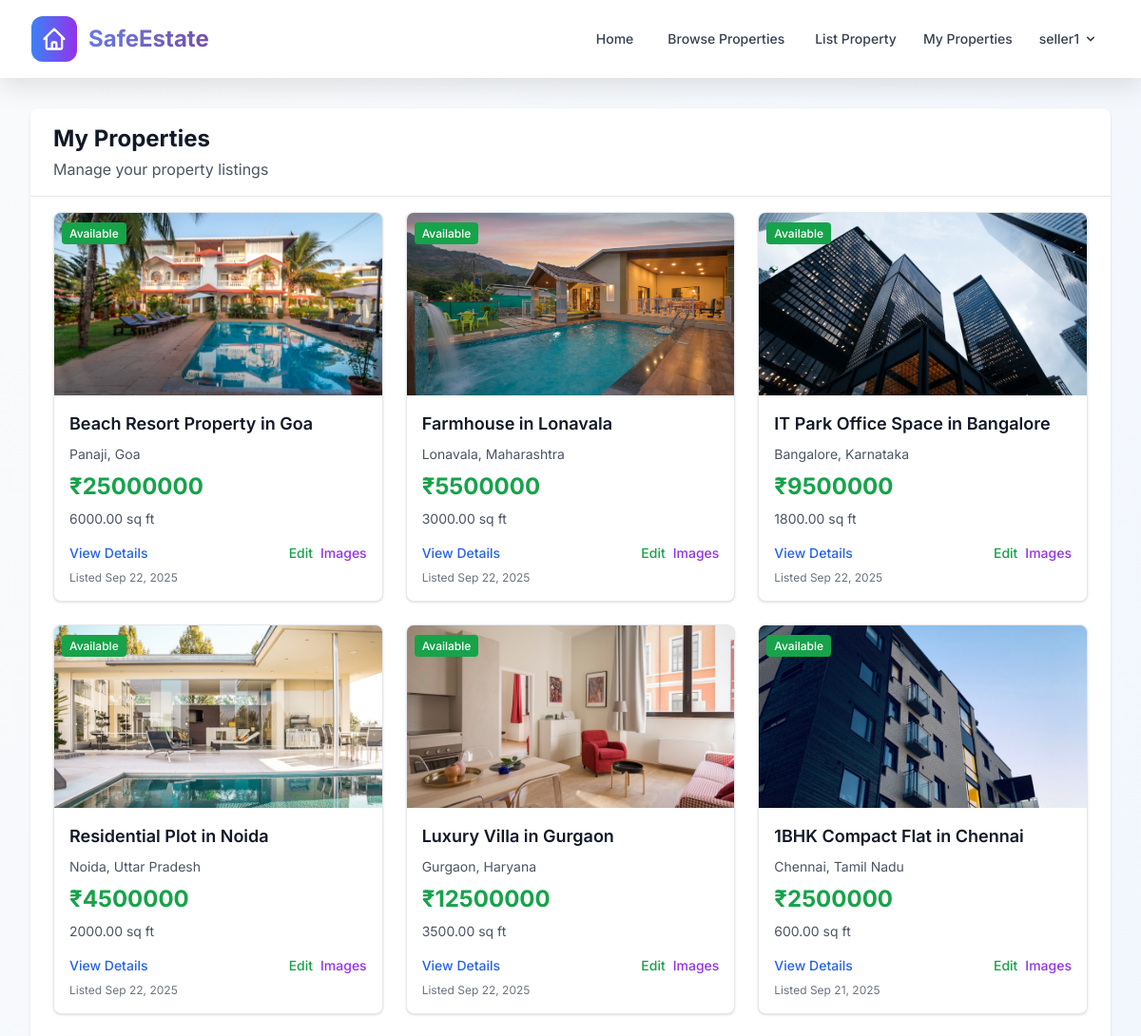
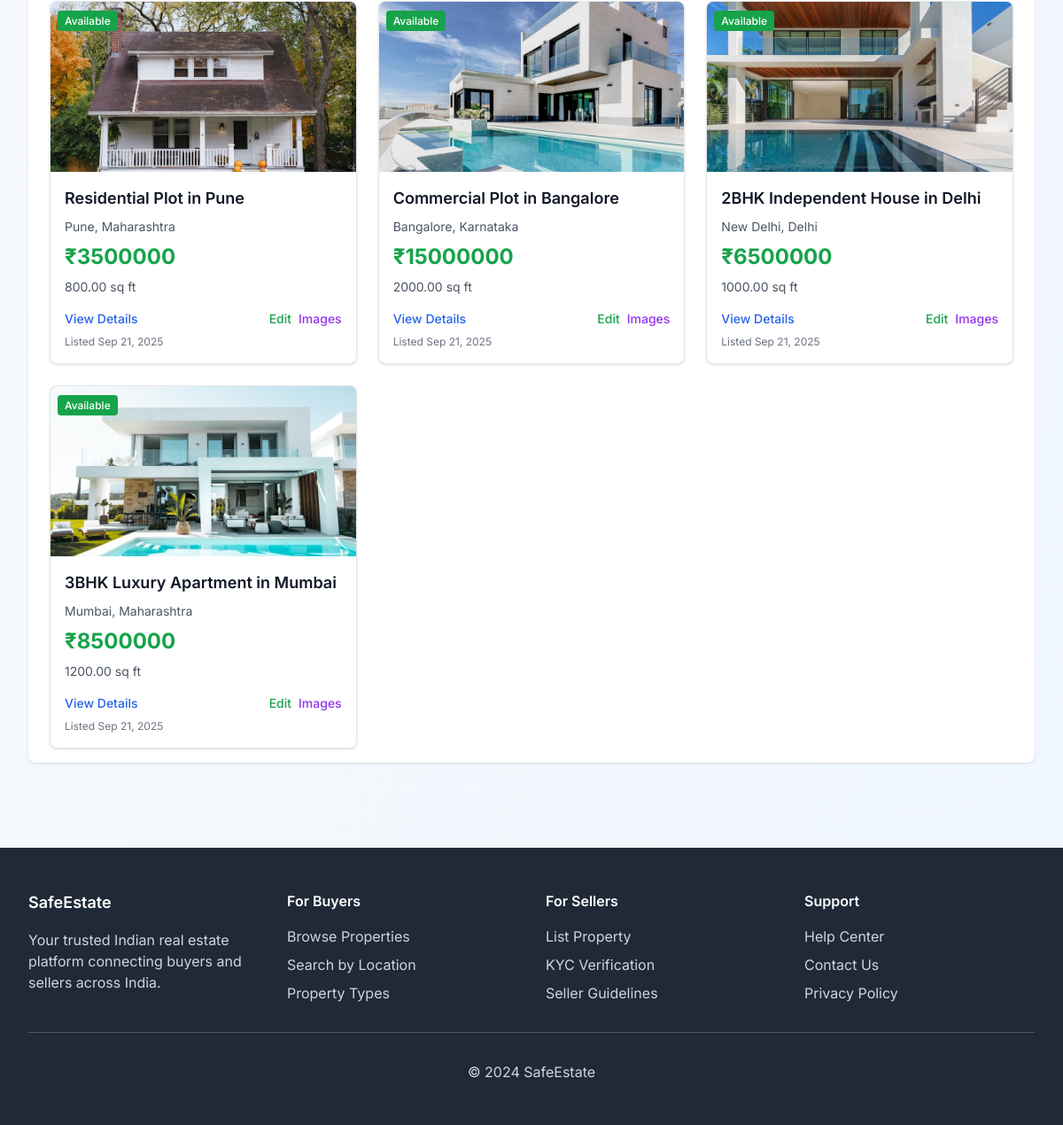
Page /properties/my-properties/ (signed in) on the committed database (2 pictures, top to bottom).
### accounts/models.py (models this page shows, shortened)
class CustomUser(AbstractUser):
    ROLE_CHOICES = [
        ('buyer', 'Buyer'),
        ('seller', 'Seller'),
        ('admin', 'Admin'),
    ]
    role = models.CharField(max_length=10, choices=ROLE_CHOICES, default='buyer')
    phone = models.CharField(max_length=15, blank=True)
    address = models.TextField(blank=True)
    is_verified = models.BooleanField(default=False)
    date_created = models.DateTimeField(auto_now_add=True)

### properties/models.py (models this page shows, shortened)
class Property(models.Model):
    PROPERTY_TYPES = [
        ('plot', 'Plot'),
        ('flat', 'Flat'),
        ('house', 'House'),
        ('commercial', 'Commercial'),
    ]
    STATUS_CHOICES = [
        ('available', 'Available'),
        ('sold', 'Sold'),
        ('pending', 'Pending'),
    ]
    title = models.CharField(max_length=200)
    description = models.TextField()
    price = models.DecimalField(max_digits=12, decimal_places=2)
    property_type = models.CharField(max_length=20, choices=PROPERTY_TYPES)
    state = models.CharField(max_length=50, choices=INDIAN_STATES)
    city = models.CharField(max_length=100)
    pincode = models.CharField(max_length=6)
    address = models.TextField()
    latitude = models.DecimalField(max_digits=9, decimal_places=6, null=True, blank=True)
    longitude = models.DecimalField(max_digits=9, decimal_places=6, null=True, blank=True)
    area = models.DecimalField(max_digits=10, decimal_places=2, help_text='Area in square feet')
    bedrooms = models.IntegerField(null=True, blank=True)
    bathrooms = models.IntegerField(null=True, blank=True)
    seller = models.ForeignKey(User, on_delete=models.CASCADE, related_name='properties')
    status = models.CharField(max_length=20, choices=STATUS_CHOICES, default='available')
    date_created = models.DateTimeField(auto_now_add=True)
    date_updated = models.DateTimeField(auto_now=True)
    class Meta:
        verbose_name_plural = 'Properties'
        ordering = ['-date_created']

class PropertyImage(models.Model):
    property = models.ForeignKey(Property, on_delete=models.CASCADE, related_name='images')
    image = models.ImageField(upload_to='properties/')
    caption = models.CharField(max_length=200, blank=True)
    is_primary = models.BooleanField(default=False)
    date_uploaded = models.DateTimeField(auto_now_add=True)
    class Meta:
        ordering = ['-is_primary', 'date_uploaded']

### properties/views.py (the view)
# urls.py: path('my-properties/', views.my_properties, name='my_properties'),
@login_required
def my_properties(request):
    if request.user.role != 'seller':
        messages.error(request, 'Only sellers can view their properties.')
        return redirect('properties:property_list')
    properties = Property.objects.filter(seller=request.user).order_by('-date_created')
    context = {
        'properties': properties,
    }
    return render(request, 'properties/my_properties.html', context)

### templates/properties/my_properties.html (shortened to what this page needs)
{% extends 'base/base.html' %}
{% block content %}
<div class="max-w-7xl mx-auto px-4 sm:px-6 lg:px-8 py-8">
    <div class="bg-white shadow rounded-lg">
        <div class="px-6 py-4 border-b border-gray-200">
            <h2 class="text-2xl font-bold text-gray-900">My Properties</h2>
            <p class="text-gray-600 mt-1">Manage your property listings</p>
        </div>
        <div class="px-6 py-4">
            {% if properties %}
                <div class="grid grid-cols-1 md:grid-cols-2 lg:grid-cols-3 gap-6">
                    {% for property in properties %}
                        <div class="bg-white border border-gray-200 shadow rounded-lg overflow-hidden">
                            <div class="h-48 bg-gray-200 relative">
                                {% if property.images.first %}
                                    <img src="{{ property.images.first.image.url }}"
                                         alt="{{ property.title }}"
                                         class="w-full h-full object-cover transition-transform duration-300 hover:scale-105"
                                         loading="lazy"
                                         onerror="this.style.display='none'; this.nextElementSibling.style.display='flex';">
                                {% endif %}
                                <div class="absolute top-2 left-2">
                                    <span class="bg-{% if property.status == 'available' %}green{% elif property.status == 'sold' %}red{% else %}yellow{% endif %}-600 text-white px-2 py-1 rounded text-xs font-medium">
                                        {{ property.get_status_display }}
                                    </span>
                                </div>
                            </div>
                            <div class="p-4">
                                <h3 class="text-lg font-semibold text-gray-900 mb-2">{{ property.title }}</h3>
                                <p class="text-gray-600 text-sm mb-2">{{ property.city }}, {{ property.get_state_display }}</p>
                                <p class="text-2xl font-bold text-green-600 mb-2">₹{{ property.price|floatformat:0 }}</p>
                                <p class="text-sm text-gray-600 mb-2">{{ property.area }} sq ft</p>
                                <div class="mt-4 flex justify-between">
                                    <a href="{% url 'properties:property_detail' property.pk %}" class="text-blue-600 hover:text-blue-800 font-medium text-sm">
                                        View Details
                                    </a>
                                    <div class="flex space-x-2">
                                        <a href="{% url 'properties:edit_property' property.pk %}" class="text-green-600 hover:text-green-800 font-medium text-sm">
                                            Edit
                                        </a>
                                        <a href="{% url 'properties:manage_property_images' property.pk %}" class="text-purple-600 hover:text-purple-800 font-medium text-sm">
                                            Images
                                        </a>
                                    </div>
                                </div>
                                <div class="mt-2 text-xs text-gray-500">
                                    Listed {{ property.date_created|date:"M d, Y" }}
                                </div>
                            </div>
                        </div>
                    {% endfor %}
                </div>
            {% endif %}
        </div>
    </div>
</div>
{% endblock %}

### templates/base/base.html (shortened to what this page needs)
<!DOCTYPE html>
<html lang="en">
<head>
    <script src="https://cdn.tailwindcss.com"></script>
</head>
<body class="bg-gradient-to-br from-gray-50 to-blue-50 min-h-screen">
    <nav class="glass-effect navbar-shadow sticky top-0 z-50">
        <div class="max-w-7xl mx-auto px-4 sm:px-6 lg:px-8">
            <div class="flex justify-between items-center h-20">
                <div class="flex items-center">
                    <a href="{% url 'home' %}" class="flex items-center space-x-3 group">
                        <div class="w-12 h-12 bg-gradient-to-r from-blue-500 to-purple-600 rounded-xl flex items-center justify-center transform group-hover:scale-110 transition-transform duration-300">
                            <svg class="w-7 h-7 text-white" fill="none" stroke="currentColor" viewBox="0 0 24 24">
                                <path stroke-linecap="round" stroke-linejoin="round" stroke-width="2" d="M3 12l2-2m0 0l7-7 7 7M5 10v10a1 1 0 001 1h3m10-11l2 2m-2-2v10a1 1 0 01-1 1h-3m-6 0a1 1 0 001-1v-4a1 1 0 011-1h2a1 1 0 011 1v4a1 1 0 001 1m-6 0h6"></path>
                            </svg>
                        </div>
                        <span class="text-2xl font-bold text-gradient">SafeEstate</span>
                    </a>
                </div>
                <div class="hidden md:flex items-center space-x-1">
                    <a href="{% url 'home' %}" class="text-gray-700 hover:text-blue-600 px-4 py-2 rounded-xl text-sm font-medium transition-all duration-200 hover:bg-blue-50">
                        Home
                    </a>
                    <a href="{% url 'properties:property_list' %}" class="text-gray-700 hover:text-blue-600 px-4 py-2 rounded-xl text-sm font-medium transition-all duration-200 hover:bg-blue-50">
                        Browse Properties
                    </a>
                    {% if user.is_authenticated %}
                        {% if user.role == 'seller' %}
                            <a href="{% url 'properties:add_property' %}" class="text-gray-700 hover:text-blue-600 px-3 py-2 rounded-md text-sm font-medium">
                                List Property
                            </a>
                            <a href="{% url 'properties:my_properties' %}" class="text-gray-700 hover:text-blue-600 px-3 py-2 rounded-md text-sm font-medium">
                                My Properties
                            </a>
                        {% elif user.role == 'buyer' %}
                            <a href="{% url 'properties:my_visit_requests' %}" class="text-gray-700 hover:text-blue-600 px-3 py-2 rounded-md text-sm font-medium">
                                My Visits
                            </a>
                        {% elif user.role == 'admin' %}
                            <a href="{% url 'admin_panel:dashboard' %}" class="text-gray-700 hover:text-blue-600 px-3 py-2 rounded-md text-sm font-medium">
                                Admin Panel
                            </a>
                        {% endif %}
                        <div class="relative group">
                            <button class="flex items-center text-gray-700 hover:text-blue-600 px-3 py-2 rounded-md text-sm font-medium" onclick="toggleUserDropdown()">
                                {{ user.username }}
                                <svg class="ml-1 h-4 w-4" fill="currentColor" viewBox="0 0 20 20">
                                    <path fill-rule="evenodd" d="M5.293 7.293a1 1 0 011.414 0L10 10.586l3.293-3.293a1 1 0 111.414 1.414l-4 4a1 1 0 01-1.414 0l-4-4a1 1 0 010-1.414z" clip-rule="evenodd"></path>
                                </svg>
                            </button>
                        </div>
                    {% endif %}
                </div>
            </div>
        </div>
    </nav>
    <main>
        {% block content %}{% endblock %}
    </main>
    <footer class="bg-gray-800 text-white mt-16">
        <div class="max-w-7xl mx-auto px-4 sm:px-6 lg:px-8 py-12">
            <div class="grid grid-cols-1 md:grid-cols-4 gap-8">
                <div>
                    <h3 class="text-lg font-semibold mb-4">SafeEstate</h3>
                    <p class="text-gray-300">Your trusted Indian real estate platform connecting buyers and sellers across India.</p>
                </div>
                <div>
                    <h4 class="text-md font-semibold mb-4">For Buyers</h4>
                    <ul class="space-y-2 text-gray-300">
                        <li><a href="{% url 'properties:property_list' %}" class="hover:text-white">Browse Properties</a></li>
                        <li><a href="#" class="hover:text-white">Search by Location</a></li>
                        <li><a href="#" class="hover:text-white">Property Types</a></li>
                    </ul>
                </div>
                <div>
                    <h4 class="text-md font-semibold mb-4">For Sellers</h4>
                    <ul class="space-y-2 text-gray-300">
                        {% if user.is_authenticated and user.role == 'seller' %}
                            <li><a href="{% url 'properties:add_property' %}" class="hover:text-white">List Property</a></li>
                            <li><a href="{% url 'accounts:seller_kyc' %}" class="hover:text-white">KYC Verification</a></li>
                        {% else %}
                            <li><a href="{% url 'accounts:register' %}" class="hover:text-white">Become a Seller</a></li>
                        {% endif %}
                        <li><a href="#" class="hover:text-white">Seller Guidelines</a></li>
                    </ul>
                </div>
                <div>
                    <h4 class="text-md font-semibold mb-4">Support</h4>
                    <ul class="space-y-2 text-gray-300">
                        <li><a href="#" class="hover:text-white">Help Center</a></li>
                        <li><a href="#" class="hover:text-white">Contact Us</a></li>
                        <li><a href="#" class="hover:text-white">Privacy Policy</a></li>
                    </ul>
                </div>
            </div>
            <div class="border-t border-gray-600 mt-8 pt-8 text-center text-gray-300">
                <p>&copy; 2024 SafeEstate</p>
            </div>
        </div>
    </footer>
</body>
</html>

### templates/base/base.html (style rules this page uses)
* { font-family: 'Inter', sans-serif; }
.navbar-shadow { box-shadow: 0 10px 25px rgba(0,0,0,.1); }
.glass-effect { background: rgba(255, 255, 255, 0.95); backdrop-filter: blur(10px); border: 1px solid rgba(255, 255, 255, 0.2); }
.text-gradient { background: linear-gradient(135deg, #667eea 0%, #764ba2 100%); -webkit-background-clip: text; -webkit-text-fill-color: transparent; background-clip: text; }

### rows in the picture
CustomUser: username "seller1"
Property: images.first.image (picture), status "Available", title "Beach Resort Property in Goa", city "Panaji", state "Goa", price "25000000", area "6000.00", date_created "Sep 22, 2025"
Property: images.first.image (picture), status "Available", title "Farmhouse in Lonavala", city "Lonavala", state "Maharashtra", price "5500000", area "3000.00", date_created "Sep 22, 2025"
Property: images.first.image (picture), status "Available", title "IT Park Office Space in Bangalore", city "Bangalore", state "Karnataka", price "9500000", area "1800.00", date_created "Sep 22, 2025"
Property: images.first.image (picture), status "Available", title "Residential Plot in Noida", city "Noida", state "Uttar Pradesh", price "4500000", area "2000.00", date_created "Sep 22, 2025"
Property: images.first.image (picture), status "Available", title "Luxury Villa in Gurgaon", city "Gurgaon", state "Haryana", price "12500000", area "3500.00", date_created "Sep 22, 2025"
Property: images.first.image (picture), status "Available", title "1BHK Compact Flat in Chennai", city "Chennai", state "Tamil Nadu", price "2500000", area "600.00", date_created "Sep 21, 2025"
Property: images.first.image (picture), status "Available", title "Residential Plot in Pune", city "Pune", state "Maharashtra", price "3500000", area "800.00", date_created "Sep 21, 2025"
Property: images.first.image (picture), status "Available", title "Commercial Plot in Bangalore", city "Bangalore", state "Karnataka", price "15000000", area "2000.00", date_created "Sep 21, 2025"
Property: images.first.image (picture), status "Available", title "2BHK Independent House in Delhi", city "New Delhi", state "Delhi", price "6500000", area "1000.00", date_created "Sep 21, 2025"
Property: images.first.image (picture), status "Available", title "3BHK Luxury Apartment in Mumbai", city "Mumbai", state "Maharashtra", price "8500000", area "1200.00", date_created "Sep 21, 2025"
